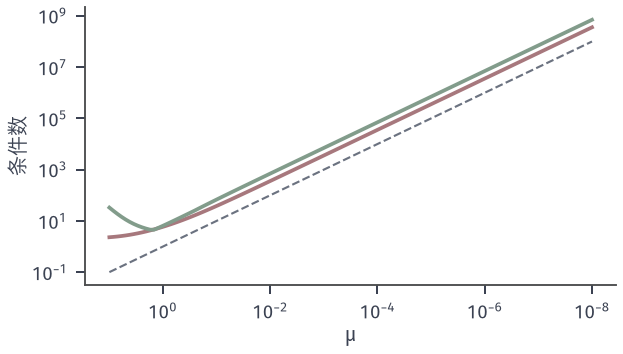

The Python source for this figure:
from pathlib import Path
import sys
ROOT = next(p for p in Path(__file__).resolve().parents if (p/"build.sh").is_file() and (p/"tex/book.tex").is_file())
sys.path.insert(0, str(ROOT/"figures/05-optimization/06-constrained-optimization/matplotlib/nlipm-common"))
from nlipm import *
OUT = Path(__file__).resolve().parent
# Conditioning along the central path of the running example.
data = central_path(np.logspace(1, -8, 120)); 
mu, cH, cA = [], [], []
for m, c in data:
    gg = -g(c); l = m/gg; JJ = J(c); H = W(c, l)+JJ.T@np.diag(l/gg)@JJ
    A3 = np.block([[W(c, l), JJ.T], [JJ, -np.diag(gg/l)]])
    mu.append(m); cH.append(np.linalg.cond(H)); cA.append(np.linalg.cond(A3))
mu = np.array(mu)
fig, ax = figure(width_mm=88, height_mm=50)
ax.loglog(mu, cH, color=RED, lw=1.5); ax.loglog(mu, cA, color=GREEN, lw=1.5); ax.loglog(mu, 1/mu, color=MUTED, lw=.85, ls='--')
ax.invert_xaxis(); ax.set_xlabel('$\\mu$', labelpad=1); ax.set_ylabel('条件数', labelpad=1)
save(fig, OUT, 'figure', {'mu': mu[[0, 40, 80, 119]].tolist(), 'cond_H': [cH[i] for i in (0, 40, 80, 119)], 'cond_A3': [cA[i] for i in (0, 40, 80, 119)]})
